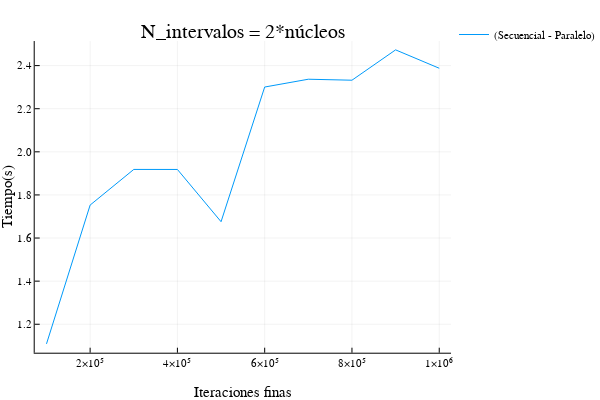

The notebook cell this image was saved under:
### Code cell
plotly()
plot(lista_tiempos_x, diferencia_relativa_32, label="(Secuencial - Paralelo)", title="N_intervalos = 2*núcleos", xlabel="Iteraciones finas", ylabel="Tiempo(s)")

### Figure 1 — Plotly figure (JSON) as saved in the notebook; plotly's stock layout.template omitted (floating-point values rounded to 4 significant figures)
{"data": [{"colorbar": {"title": ""}, "legendgroup": "(Secuencial - Paralelo)", "line": {"color": "rgba(0, 154, 250, 1.000)", "dash": "solid", "shape": "linear", "width": 1}, "mode": "lines", "name": "(Secuencial - Paralelo)", "showlegend": true, "type": "scatter", "x": [100000, 200000, 300000, 400000, 500000, 600000.0, 700000, 800000, 900000, 1000000], "xaxis": "x1", "y": [1.109, 1.753, 1.918, 1.918, 1.676, 2.301, 2.337, 2.332, 2.473, 2.388], "yaxis": "y1", "zmax": null, "zmin": null}], "layout": {"annotations": [{"font": {"color": "rgba(0, 0, 0, 1.000)", "family": "sans-serif", "size": 20}, "rotation": 0, "showarrow": false, "text": "N_intervalos = 2*núcleos", "x": 0.535, "xanchor": "center", "xref": "paper", "y": 1, "yanchor": "top", "yref": "paper"}], "height": 400, "legend": {"bgcolor": "rgba(255, 255, 255, 1.000)", "bordercolor": "rgba(0, 0, 0, 1.000)", "font": {"color": "rgba(0, 0, 0, 1.000)", "family": "sans-serif", "size": 11}, "tracegroupgap": 0, "x": 1, "y": 1}, "margin": {"b": 20, "l": 0, "r": 0, "t": 20}, "paper_bgcolor": "rgba(255, 255, 255, 1.000)", "plot_bgcolor": "rgba(255, 255, 255, 1.000)", "showlegend": true, "width": 600, "xaxis": {"anchor": "y1", "domain": [0.07647, 0.9934], "gridcolor": "rgba(0, 0, 0, 0.100)", "gridwidth": 0.5, "linecolor": "rgba(0, 0, 0, 1.000)", "mirror": false, "range": [73000, 1027000], "showgrid": true, "showline": true, "showticklabels": true, "tickangle": 0, "tickcolor": "rgb(0, 0, 0)", "tickfont": {"color": "rgba(0, 0, 0, 1.000)", "family": "sans-serif", "size": 11}, "tickmode": "array", "ticks": "inside", "ticktext": ["2×10⁵", "4×10⁵", "6×10⁵", "8×10⁵", "1×10⁶"], "tickvals": [200000, 400000, 600000, 800000, 1000000], "title": "Iteraciones finas", "titlefont": {"color": "rgba(0, 0, 0, 1.000)", "family": "sans-serif", "size": 15}, "type": "-", "visible": true, "zeroline": false, "zerolinecolor": "rgba(0, 0, 0, 1.000)"}, "yaxis": {"anchor": "x1", "domain": [0.07581, 0.9415], "gridcolor": "rgba(0, 0, 0, 0.100)", "gridwidth": 0.5, "linecolor": "rgba(0, 0, 0, 1.000)", "mirror": false, "range": [1.068, 2.514], "showgrid": true, "showline": true, "showticklabels": true, "tickangle": 0, "tickcolor": "rgb(0, 0, 0)", "tickfont": {"color": "rgba(0, 0, 0, 1.000)", "family": "sans-serif", "size": 11}, "tickmode": "array", "ticks": "inside", "ticktext": ["1.2", "1.4", "1.6", "1.8", "2.0", "2.2", "2.4"], "tickvals": [1.2, 1.4, 1.6, 1.8, 2, 2.2, 2.4], "title": "Tiempo(s)", "titlefont": {"color": "rgba(0, 0, 0, 1.000)", "family": "sans-serif", "size": 15}, "type": "-", "visible": true, "zeroline": false, "zerolinecolor": "rgba(0, 0, 0, 1.000)"}}}
